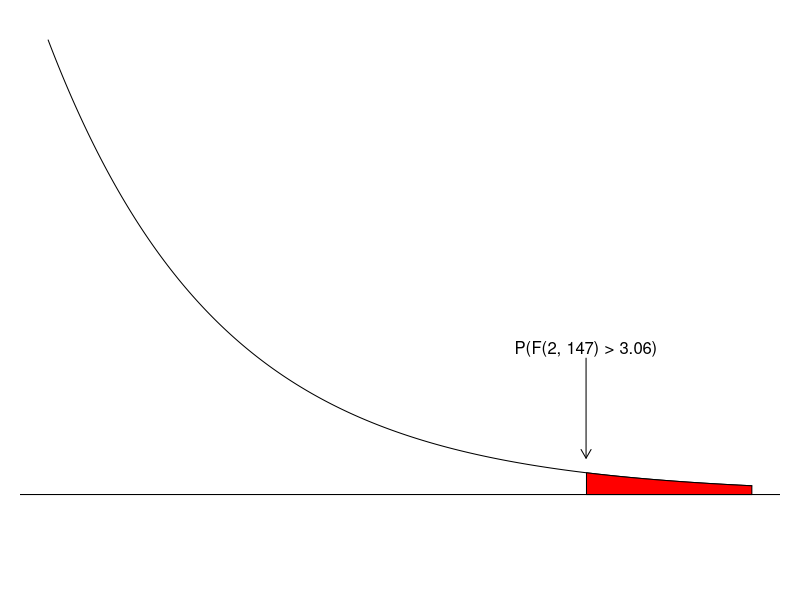

Here is the R script that generated this plot:
# 7-2. 모집단이 세 개 이상
setwd("D:/Workspace-JWP/R_Data_Analysis/R-Statistics/Chapter07")

# 지역규모별 나이 평균에 차이가 있는가?
ad <- read.csv("data/age.data.csv")
str(ad)

ad$score <- ifelse(ad$score == 99, NA, ad$score)
ad$scale <- factor(ad$scale)
ad$sex <- factor(ad$sex)

y1 <- ad$age[ad$scale == "1"]
y2 <- ad$age[ad$scale == "2"]
y3 <- ad$age[ad$scale == "3"]

y1.mean <- mean(y1)
y2.mean <- mean(y2)
y3.mean <- mean(y3)

sse.1 <- sum((y1 - y1.mean)^2)
sse.2 <- sum((y2 - y2.mean)^2)
sse.3 <- sum((y3 - y3.mean)^2)
sse <- sse.1 + sse.2 + sse.3
dfe <- (length(y1)-1) + (length(y2)-1) + (length(y3)-1)

y.mean <- mean(ad$age)

sst.1 <- length(y1) * sum((y1.mean - y.mean)^2)
sst.2 <- length(y2) * sum((y2.mean - y.mean)^2)
sst.3 <- length(y3) * sum((y3.mean - y.mean)^2)
sst <- sst.1 + sst.2 + sst.3
dft <- length(levels(ad$scale)) - 1

tsq <- sum((ad$age - y.mean)^2)

mst <- sst/dft
mse <- sse/dfe
f.t <- mst/mse

alpha <- 0.05
tol <- qf(1-alpha, 2, 147)

p.value <- 1 - pf(f.t, 2, 147)

# 그래프 
x <- seq(0, 4, by=0.01)
yf <- df(x, 2, 147)
par(mar=c(2,1,1,1))
plot(x, yf, type="l", ylim=c(-0.1, 1), xlab="", ylab="", axes=F)
abline(h=0)
tol.r <- round(tol, 2)
polygon(c(tol.r, x[x>=tol.r], 4), c(0, yf[x>=tol.r], 0), col="red")
arrows(tol, 0.3, tol, 0.08, length=0.1)
text(tol, 0.32, paste("P(F(2, 147) > ", round(tol,2), ")", sep=""))

# R을 통한 p-value 구하기
ow <- lm(age~scale, data=ad)
ow
anova(ow)

oneway.test(age~scale, data=ad, var.equal = T)
